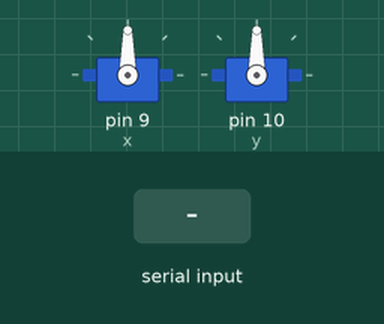
The sketch below on a simulated Arduino Uno, built with avr-gcc and run on an emulated ATmega328P. Parts: 2 × servo. The inputs (shaded band) are chosen by the test bench.

Above: at 1.2 s.
1.3 s: "90,45\n" received over Serial
At 2.1 s:
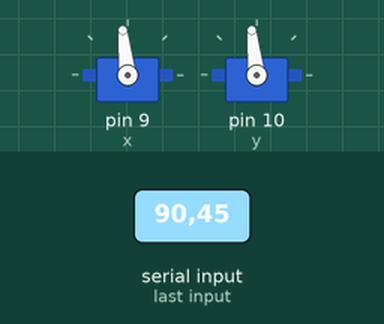
2.8 s: "30,150\n" received over Serial
At 3.3 s:
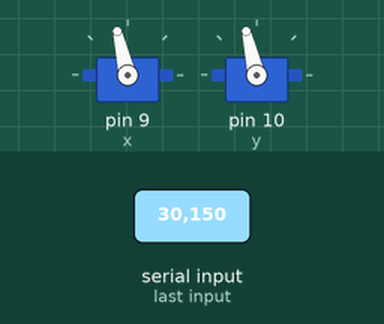
Timing chart, 0 to 5.8 s (numbered marks = the images above; inputs shaded):
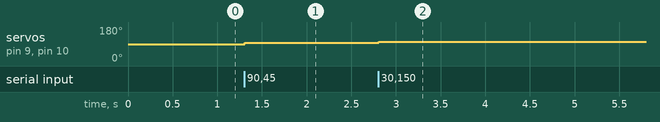

The sketch:

servo.ino.ino
```cpp
#include<Servo.h>

Servo x, y;
int width = 640, height = 480;  // total resolution of the video
int xpos = 90, ypos = 90;  // initial positions of both Servos
void setup() {

  Serial.begin(9600);
  x.attach(9);
  y.attach(10);
  x.write(xpos);
  y.write(ypos);
}
const int angle = 1;   // degree of increment or decrement

void loop() {
  if (Serial.available() > 0)
  {
    int x_mid, y_mid;
    if (Serial.read() == 'X')
    {
      x_mid = Serial.parseInt();  // x-coordinate of center of the face
      if (Serial.read() == 'Y')
        y_mid = Serial.parseInt(); //y-coordinate of center of the face
    }
    /* Move the servos if face is outside the allowed region
    */
    if (x_mid > width / 2 + 30)
      xpos -= angle;
    if (x_mid < width / 2 - 30)
      xpos += angle;
    if (y_mid < height / 2 + 30)
      ypos -= angle;
    if (y_mid > height / 2 - 30)
      ypos += angle;


    // if the servo angle is outside its range
    if (xpos >= 180)
      xpos = 180;
    else if (xpos <= 0)
      xpos = 0;
    if (ypos >= 180)
      ypos = 180;
    else if (ypos <= 0)
      ypos = 0;

    x.write(xpos);
    y.write(ypos);


  }
}
```

Measured:
- after the input at 1.3 s, servo on pin 9 (x), servo on pin 10 (y): 90° → 96° at once
- after the input at 2.8 s, servo on pin 9 (x), servo on pin 10 (y): 96° → 103° at once
